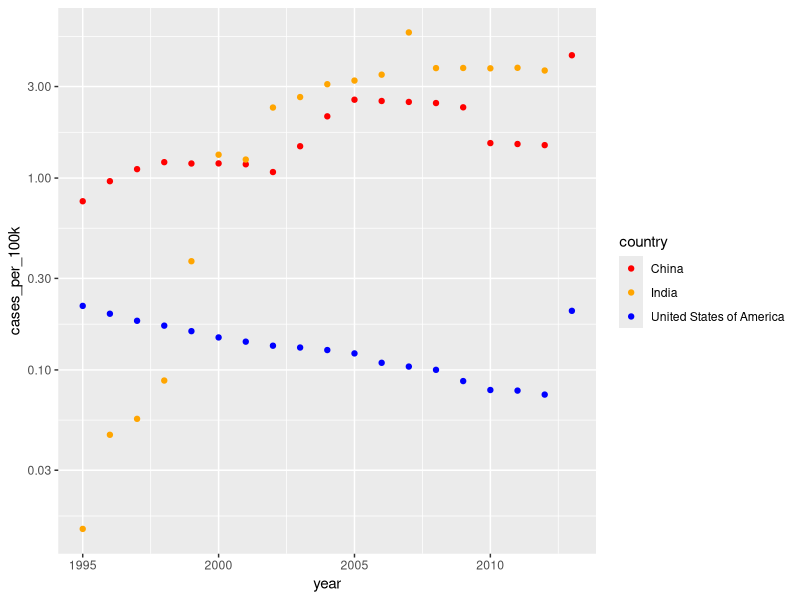
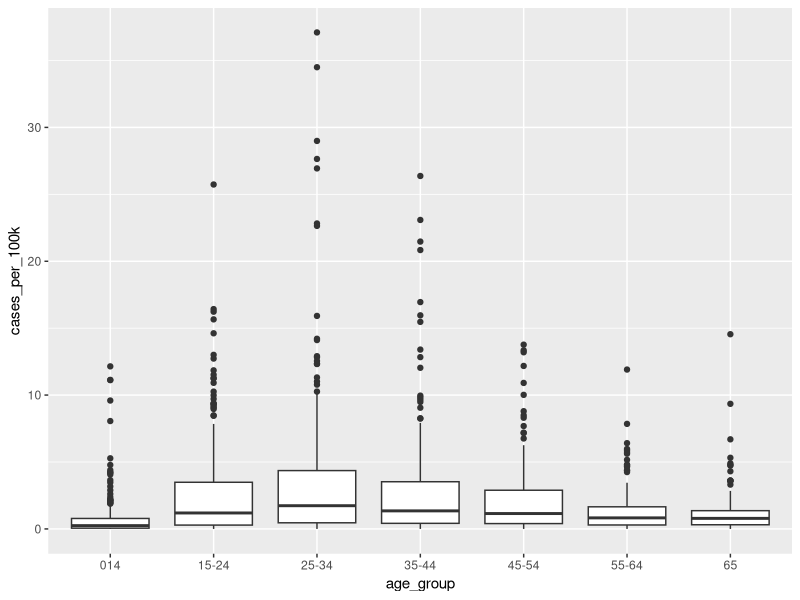
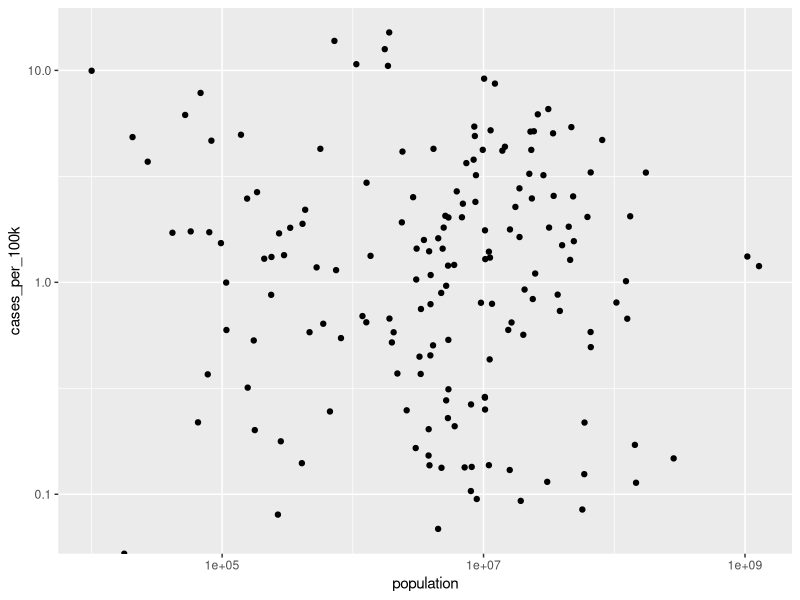

These charts were generated, in order, by the following R code:
## ---- chunk 1
knitr::opts_chunk$set(echo = TRUE)
library(tidyverse)

## ---- chunk 2
tb_data <- as_tibble(who)
head(tb_data)
population_data <- as_tibble(population)
head(population_data)

dim(tb_data)
dim(population_data)

sapply(population_data, class)
## ---- chunk 3
who2 <- pivot_longer(tb_data, -c("country", "year", "iso2", "iso3"), names_to = "TBType_Sex_AgeGroup", values_to = "Cases")

head(who2)

## ---- chunk 4

who3 <- who2 %>% 
  separate_wider_delim(TBType_Sex_AgeGroup, "_", names = c(NA, "TB_type", "Sex_AgeGroup"), too_few = "align_end") %>% 
  mutate(TB_type = str_remove_all(TB_type, c("new")) ) 

head(who3)

## ---- chunk 5
who_tidy <- who3 %>% 
  separate(Sex_AgeGroup, into = c("sex", "age_group"), sep = "(?<=[A-Za-z])(?=[0-9])") %>%
  mutate(age_group = str_replace_all(age_group, "(\\d{2})(?=\\d{2}$)", "\\1-") )

head(who_tidy)

## ---- chunk 6
population_tidy <- population_data

head(population_tidy)
## ---- chunk 7
tuberculosis <- left_join(who_tidy, population_tidy)

head(tuberculosis)
## ---- chunk 8

tuberculosis <- tuberculosis %>% 
  select(-c("iso2", "iso3")) %>%
  drop_na()
  

head(tuberculosis)

## ---- chunk 9

tuberculosis_100k_year <- tuberculosis %>% 
  group_by(country, year) %>%
  summarise(cases_per_100k = mean(Cases/population*100000))

head(tuberculosis_100k_year)
  

## ---- chunk 10

max_year = max(tuberculosis_100k_year$cases_per_100k)
min_year = min(tuberculosis_100k_year$cases_per_100k)


tuberculosis_100k_year %>% 
  filter(cases_per_100k == max_year | cases_per_100k == min_year) %>%
  arrange(desc(cases_per_100k))
  

## ---- chunk 11

head(tuberculosis %>% 
  group_by(country, TB_type) %>%
  summarise(cases_per_100k = mean(Cases/population*100000)))
  

## ---- chunk 12
head(
tuberculosis %>% 
  group_by(country, sex) %>%
  summarise(cases_per_100k = mean(Cases/population*100000))
)

## ---- chunk 13

tuberculosis_100k_age <-
  tuberculosis %>% 
  group_by(country, age_group) %>%
  summarise(cases_per_100k = mean(Cases/population*100000))

head(tuberculosis_100k_age)

## ---- chunk 14
tuberculosis_100k_year %>%
  filter(country %in% c("United States of America", "China", "India")) %>%
  ggplot(aes(x=year, y=cases_per_100k, color=country))+
  geom_point()+
  scale_color_manual(values = c("United States of America" = "blue", "China" = "red", "India" = "orange"))+
  scale_y_log10()

## ---- chunk 15
tuberculosis_100k_age %>% 
  ggplot(aes(x=age_group, y=cases_per_100k))+
  geom_boxplot()

## ---- chunk 16
left_join(tuberculosis_100k_year, population_tidy) %>% filter(year == 2000) %>%
  ggplot(aes(x=population, y=cases_per_100k))+
  geom_point()+
  scale_y_log10()+
  scale_x_log10()


